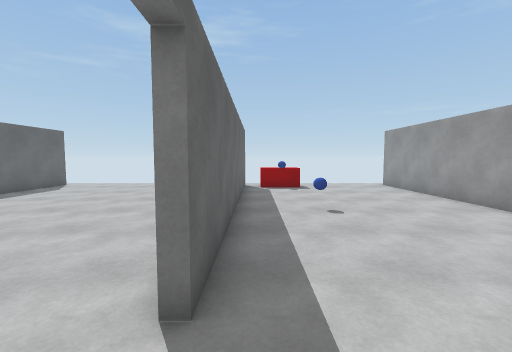
[1] (above)

14 first-person views from a walk through a scene from a Unity 3-D project. The camera is 1.5 m above the floor, tilts 4° down and sees 90° across. The floor is counted in squares, 1 m on a side. Each view is taken from the middle of a square. On the plan, view 1 faces up. The plan holds only what a view shows up to about 13 squares ahead; the rest is blank. The player is left out.

[2]
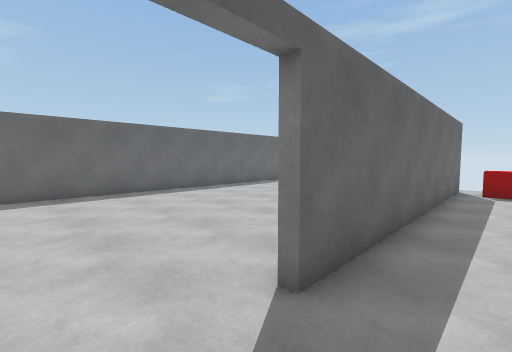

[3]
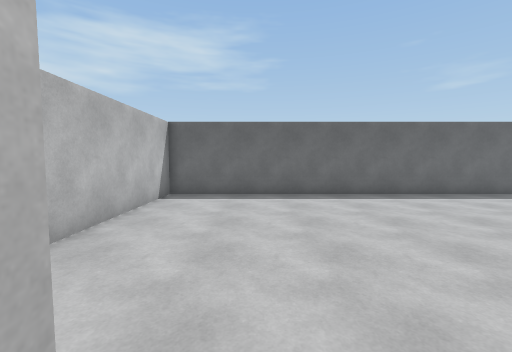

[4]
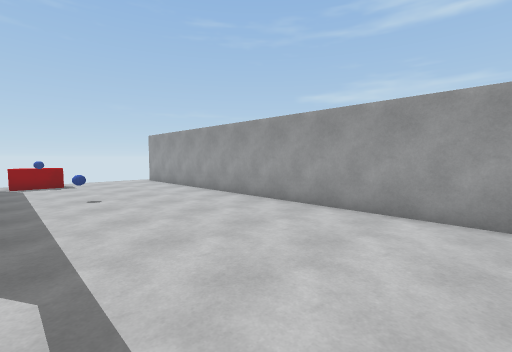

[5]
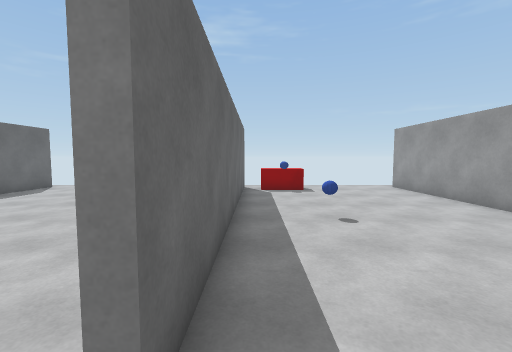

[6]
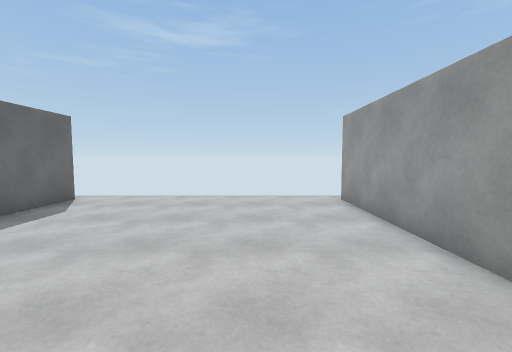

[7]
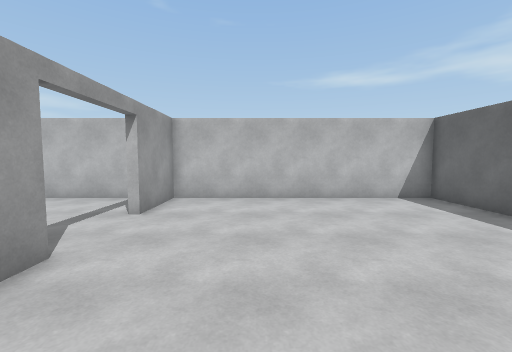

[8]
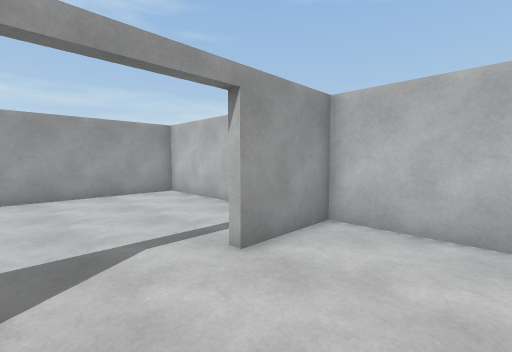

[9]
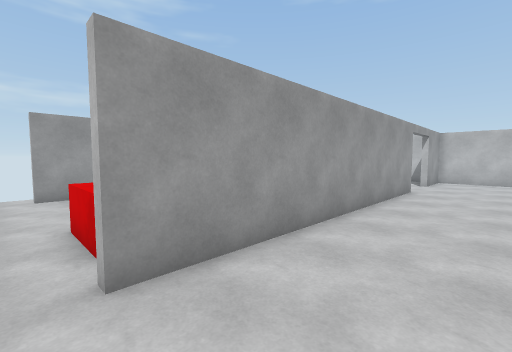

[10]
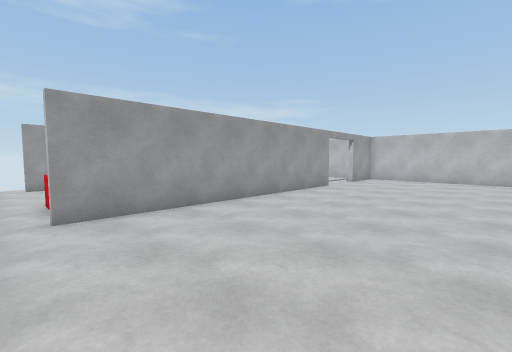

[11]
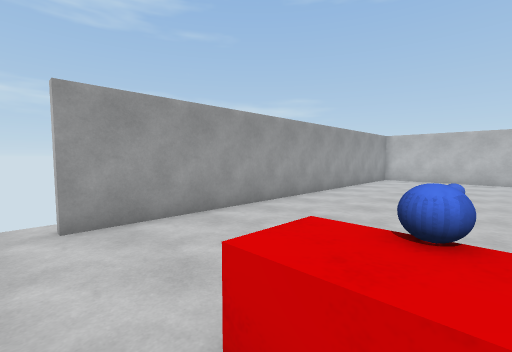

[12]
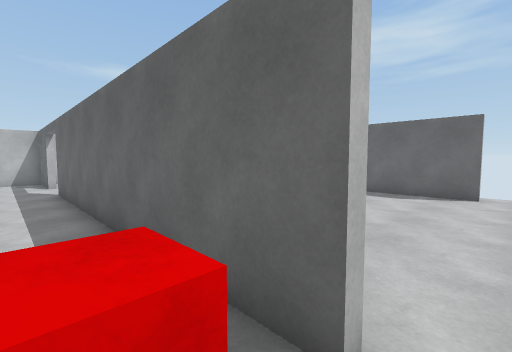

[13]
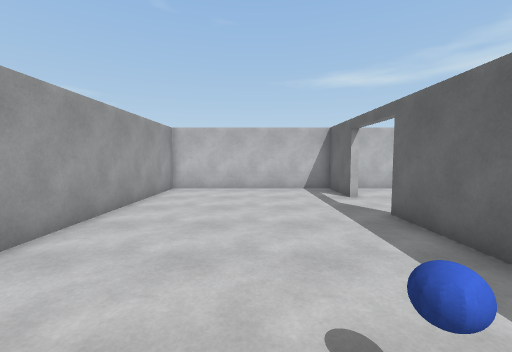

[14]
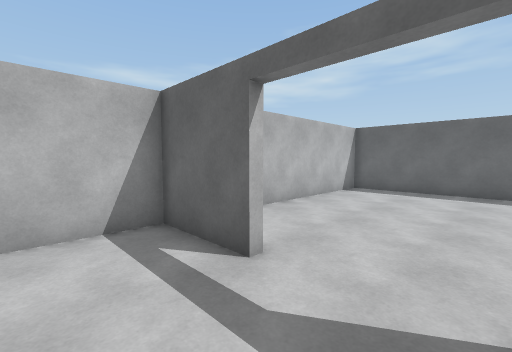

### Floor plan
Points are (right, up) in squares from view 1. A wall is a line through its corners. A room is listed if a view was taken in it or the views show most of it. See-through windows are left out.
Room 1 (views 1, 2, 3, 4, 5, 6, 7, 8, 9, 10, 11, 12, 13, 14)
walls: (-0.9, 2.3) (-0.9, 14.3) (-0.6, 14.3) (-0.6, 2.3) (-0.9, 2.3); (2.4, 13) (0.2, 13); (-10.6, 14.4) (-10.6, -3.6) (-0.9, -3.6) (-0.9, -0.7) (-0.6, -0.7) (-0.6, -3.6) (7.1, -3.6) (7.1, 14.3)
low walls: (0.1, 14) (2.2, 14)
ways out: opening at (7, 15)

Where each view was taken, in squares from view 1:
view 1: 0 up, 0 right, facing up
view 2: 0 up, 1 right, facing up-left
view 3: 0 up, 0 right, facing left
view 4: 3 down, 0 right, facing up-right
view 5: 1 up, 0 right, facing up
view 6: 5 up, 4 left, facing up
view 7: 6 up, 4 left, facing down
view 8: 2 up, 4 left, facing down-right
view 9: 15 up, 4 left, facing down-right
view 10: 15 up, 8 left, facing down-right
view 11: 15 up, 1 right, facing down-right
view 12: 15 up, 1 right, facing down-left
view 13: 9 up, 3 right, facing down
view 14: 2 up, 2 right, facing down-left
